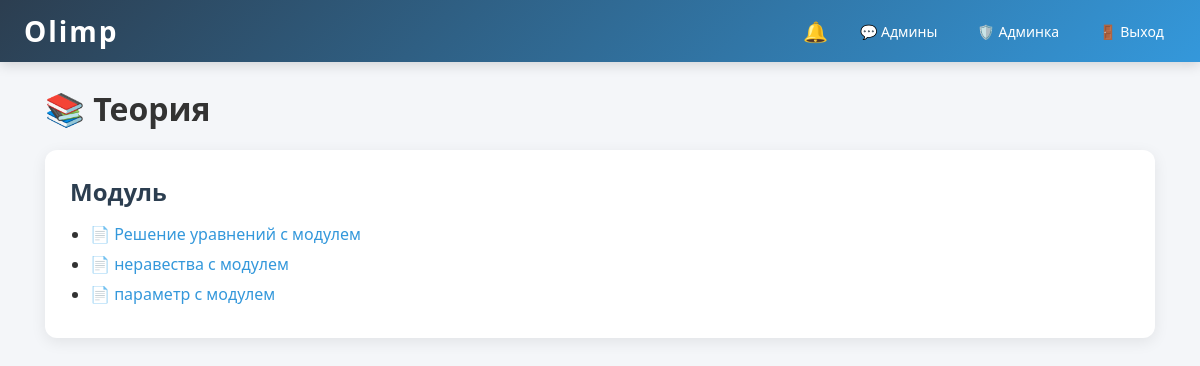
Screenshot of /theory (signed in) with the database file from the repository.
### models.py (models this page shows)
class TheoryBlock(db.Model):
    id = db.Column(db.Integer, primary_key=True)
    title = db.Column(db.String(200), nullable=False)
    topics = db.relationship('TheoryTopic', backref='block', lazy=True, cascade='all, delete-orphan')

class TheoryTopic(db.Model):
    id = db.Column(db.Integer, primary_key=True)
    title = db.Column(db.String(200), nullable=False)
    block_id = db.Column(db.Integer, db.ForeignKey('theory_block.id'), nullable=False)
    files = db.relationship('TopicFile', backref='topic', lazy=True, cascade='all, delete-orphan')

### app.py (the view)
@app.route('/theory')
def theory(): return render_template('theory.html', blocks=TheoryBlock.query.all())

### app.py (called while the page is built)
@login_manager.user_loader
def load_user(user_id):
    return User.query.get(int(user_id))

@app.context_processor
def inject_globals():
    if current_user.is_authenticated:
        unread = Notification.query.filter_by(user_id=current_user.id, is_read=False).count()
        role = current_user.role
        groups = []
        if role == 'operator':
            groups = GroupChat.query.filter_by(role_required='operator').all()
        elif role == 'editor':
            groups = GroupChat.query.filter_by(role_required='editor').all()
        elif role in ['admin', 'super_admin']:
            groups = GroupChat.query.filter_by(role_required='admin').all()
        return dict(unread_count=unread, my_groups=groups)
    return dict(unread_count=0, my_groups=[])

@app.context_processor
def inject_globals():
    if current_user.is_authenticated:
        unread = Notification.query.filter_by(user_id=current_user.id, is_read=False).count()
        role = current_user.role
        groups = GroupChat.query.filter(GroupChat.role_required.in_([role, 'admin' if role == 'super_admin' else role])).all()
        return dict(unread_count=unread, my_groups=groups)
    return dict(unread_count=0, my_groups=[])

### templates/theory.html (shortened to what this page needs)
{% extends "base.html" %}
{% block content %}
<h1 style="margin-bottom:20px;">📚 Теория</h1>
{% if blocks %}
    {% for block in blocks %}
    <div class="card">
        <h2>{{ block.title }}</h2>
        {% if block.topics %}
            <ul style="margin-left:20px; margin-top:10px;">
                {% for topic in block.topics %}
                <li style="margin-bottom:8px;">
                    <a href="{{ url_for('theory_topic', block_id=block.id, topic_id=topic.id) }}" style="color:#3498db; text-decoration:none; font-size:16px;">
                        📄 {{ topic.title }}
                    </a>
                </li>
                {% endfor %}
            </ul>
        {% else %}
            <p style="color:#999; margin-top:10px;">Тем пока нет</p>
        {% endif %}
    </div>
    {% endfor %}
{% else %}
    <div class="card" style="text-align:center; padding:40px;">
        <p style="font-size:18px; color:#999;">Теория ещё не добавлена</p>
    </div>
{% endif %}
{% endblock %}

### static/css/style.css (style rules this page uses)
* { margin: 0; padding: 0; box-sizing: border-box; font-family: 'Segoe UI', Tahoma, Geneva, Verdana, sans-serif; }
body { background: #f4f6f9; color: #333; min-height: 100vh; }
.card { background: #fff; border-radius: 12px; padding: 25px; margin-bottom: 20px; box-shadow: 0 4px 15px rgba(0,0,0,0.08); }
.card h2 { margin-bottom: 15px; color: #2c3e50; }

### templates/base.html (style rules this page uses)
:root { --nav-bg: linear-gradient(135deg, #2c3e50, #3498db); --text-light: #fff; --accent: #e74c3c; --bg-light: #f4f6f9; }
* { box-sizing: border-box; margin: 0; padding: 0; }
body { font-family: system-ui, -apple-system, sans-serif; background: var(--bg-light); color: #333; min-height: 100vh; }

### rows the page displays
TheoryBlock: title "Модуль"
TheoryTopic: title "Решение уравнений с модулем"
TheoryTopic: title "неравества с модулем"
TheoryTopic: title "параметр с модулем"
